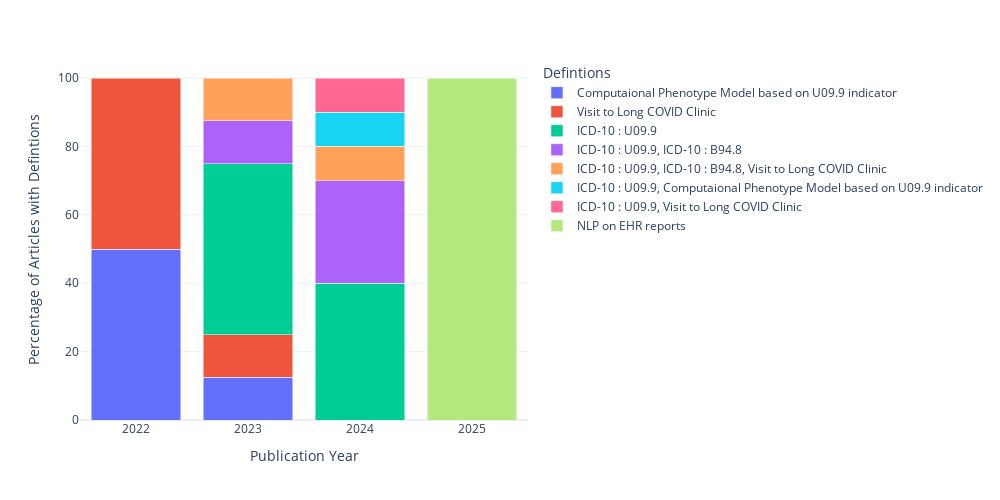

The cell this chart's notebook holds for it:
### Code cell
fig.show()

### Figure 1 — Plotly figure (JSON) as saved in the notebook; plotly's stock layout.template omitted (floating-point values rounded to 4 significant figures)
{"data": [{"hovertemplate": "<b>%{hovertext}</b><br><br>definitions=Computaional Phenotype Model based on U09.9 indicator<br>published_year=%{x}<br>Percentage=%{y}<extra></extra>", "hovertext": ["Computaional Phenotype Model based on U09.9 indicator", "Computaional Phenotype Model based on U09.9 indicator"], "legendgroup": "Computaional Phenotype Model based on U09.9 indicator", "marker": {"color": "#636efa", "pattern": {"shape": ""}}, "name": "Computaional Phenotype Model based on U09.9 indicator", "orientation": "v", "showlegend": true, "textposition": "auto", "type": "bar", "x": [2022, 2023], "xaxis": "x", "y": [50.0, 12.5], "yaxis": "y"}, {"hovertemplate": "<b>%{hovertext}</b><br><br>definitions=Visit to Long COVID Clinic<br>published_year=%{x}<br>Percentage=%{y}<extra></extra>", "hovertext": ["Visit to Long COVID Clinic", "Visit to Long COVID Clinic"], "legendgroup": "Visit to Long COVID Clinic", "marker": {"color": "#EF553B", "pattern": {"shape": ""}}, "name": "Visit to Long COVID Clinic", "orientation": "v", "showlegend": true, "textposition": "auto", "type": "bar", "x": [2022, 2023], "xaxis": "x", "y": [50.0, 12.5], "yaxis": "y"}, {"hovertemplate": "<b>%{hovertext}</b><br><br>definitions=ICD-10 : U09.9<br>published_year=%{x}<br>Percentage=%{y}<extra></extra>", "hovertext": ["ICD-10 : U09.9", "ICD-10 : U09.9"], "legendgroup": "ICD-10 : U09.9", "marker": {"color": "#00cc96", "pattern": {"shape": ""}}, "name": "ICD-10 : U09.9", "orientation": "v", "showlegend": true, "textposition": "auto", "type": "bar", "x": [2023, 2024], "xaxis": "x", "y": [50.0, 40.0], "yaxis": "y"}, {"hovertemplate": "<b>%{hovertext}</b><br><br>definitions=ICD-10 : U09.9, ICD-10 : B94.8<br>published_year=%{x}<br>Percentage=%{y}<extra></extra>", "hovertext": ["ICD-10 : U09.9, ICD-10 : B94.8", "ICD-10 : U09.9, ICD-10 : B94.8"], "legendgroup": "ICD-10 : U09.9, ICD-10 : B94.8", "marker": {"color": "#ab63fa", "pattern": {"shape": ""}}, "name": "ICD-10 : U09.9, ICD-10 : B94.8", "orientation": "v", "showlegend": true, "textposition": "auto", "type": "bar", "x": [2023, 2024], "xaxis": "x", "y": [12.5, 30.0], "yaxis": "y"}, {"hovertemplate": "<b>%{hovertext}</b><br><br>definitions=ICD-10 : U09.9, ICD-10 : B94.8, Visit to Long COVID Clinic<br>published_year=%{x}<br>Percentage=%{y}<extra></extra>", "hovertext": ["ICD-10 : U09.9, ICD-10 : B94.8, Visit to Long COVID Clinic", "ICD-10 : U09.9, ICD-10 : B94.8, Visit to Long COVID Clinic"], "legendgroup": "ICD-10 : U09.9, ICD-10 : B94.8, Visit to Long COVID Clinic", "marker": {"color": "#FFA15A", "pattern": {"shape": ""}}, "name": "ICD-10 : U09.9, ICD-10 : B94.8, Visit to Long COVID Clinic", "orientation": "v", "showlegend": true, "textposition": "auto", "type": "bar", "x": [2023, 2024], "xaxis": "x", "y": [12.5, 10.0], "yaxis": "y"}, {"hovertemplate": "<b>%{hovertext}</b><br><br>definitions=ICD-10 : U09.9, Computaional Phenotype Model based on U09.9 indicator<br>published_year=%{x}<br>Percentage=%{y}<extra></extra>", "hovertext": ["ICD-10 : U09.9, Computaional Phenotype Model based on U09.9 indicator"], "legendgroup": "ICD-10 : U09.9, Computaional Phenotype Model based on U09.9 indicator", "marker": {"color": "#19d3f3", "pattern": {"shape": ""}}, "name": "ICD-10 : U09.9, Computaional Phenotype Model based on U09.9 indicator", "orientation": "v", "showlegend": true, "textposition": "auto", "type": "bar", "x": [2024], "xaxis": "x", "y": [10.0], "yaxis": "y"}, {"hovertemplate": "<b>%{hovertext}</b><br><br>definitions=ICD-10 : U09.9, Visit to Long COVID Clinic <br>published_year=%{x}<br>Percentage=%{y}<extra></extra>", "hovertext": ["ICD-10 : U09.9, Visit to Long COVID Clinic "], "legendgroup": "ICD-10 : U09.9, Visit to Long COVID Clinic ", "marker": {"color": "#FF6692", "pattern": {"shape": ""}}, "name": "ICD-10 : U09.9, Visit to Long COVID Clinic ", "orientation": "v", "showlegend": true, "textposition": "auto", "type": "bar", "x": [2024], "xaxis": "x", "y": [10.0], "yaxis": "y"}, {"hovertemplate": "<b>%{hovertext}</b><br><br>definitions=NLP on EHR reports<br>published_year=%{x}<br>Percentage=%{y}<extra></extra>", "hovertext": ["NLP on EHR reports"], "legendgroup": "NLP on EHR reports", "marker": {"color": "#B6E880", "pattern": {"shape": ""}}, "name": "NLP on EHR reports", "orientation": "v", "showlegend": true, "textposition": "auto", "type": "bar", "x": [2025], "xaxis": "x", "y": [100.0], "yaxis": "y"}], "layout": {"barmode": "stack", "height": 500, "legend": {"title": {"text": " Defintions"}, "tracegroupgap": 0}, "margin": {"t": 60}, "width": 1000, "xaxis": {"anchor": "y", "domain": [0, 1], "title": {"text": "Publication Year"}}, "yaxis": {"anchor": "x", "domain": [0, 1], "title": {"text": "Percentage of Articles with Defintions"}}}}
